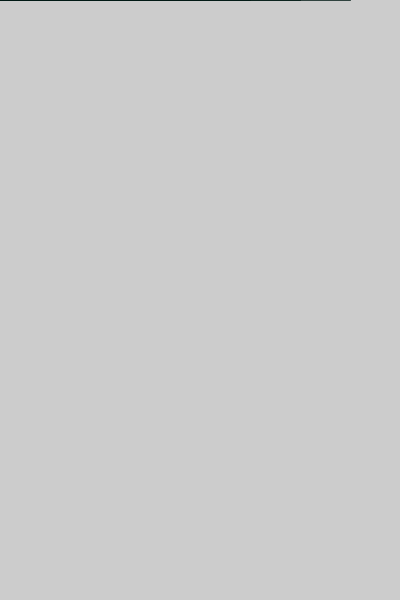
Frame 1 (no input)
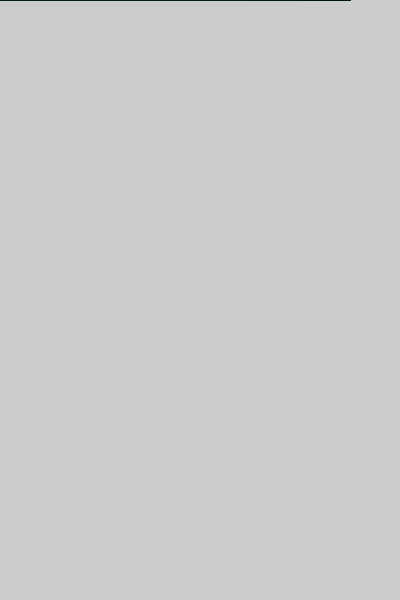
Frame 60 (the mouse pressed at the canvas centre just before this capture)
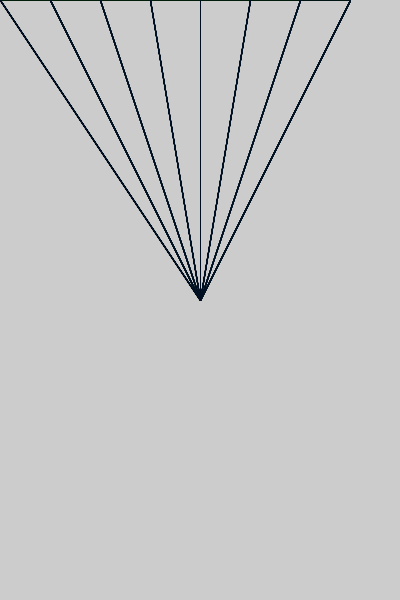
Frame 120 (the mouse held since frame 60 and released just before this capture)

The Processing sketch that drew these frames (run headless with seeded random() and noise(); from frame 60 on, the mouse is pressed at the canvas centre):

// Processing sketch: processing_72553
// ── processing_72553.pde

void setup() {
  size(400, 600);
}

void draw() {
  stroke(random(0), random(40), random(80), random(205) );
  for (int line_x=0; line_x<width; line_x+=50) {
//    line(line_x, 0, line_x, height);
    line(line_x, 0, mouseX, mouseY);
  }

  noStroke();
  /*for (int counter=1; counter < 150; counter ++) {
    fill( random(0), random(220), random(225), random(255) );
    ellipse(random(width), random(height), 75, 75);
    ellipse(random(width), random(height), 75, 75);
    ellipse(random(width), random(height), 75, 75);
    ellipse(random(width), random(height), 75, 75);
  }*/
}
